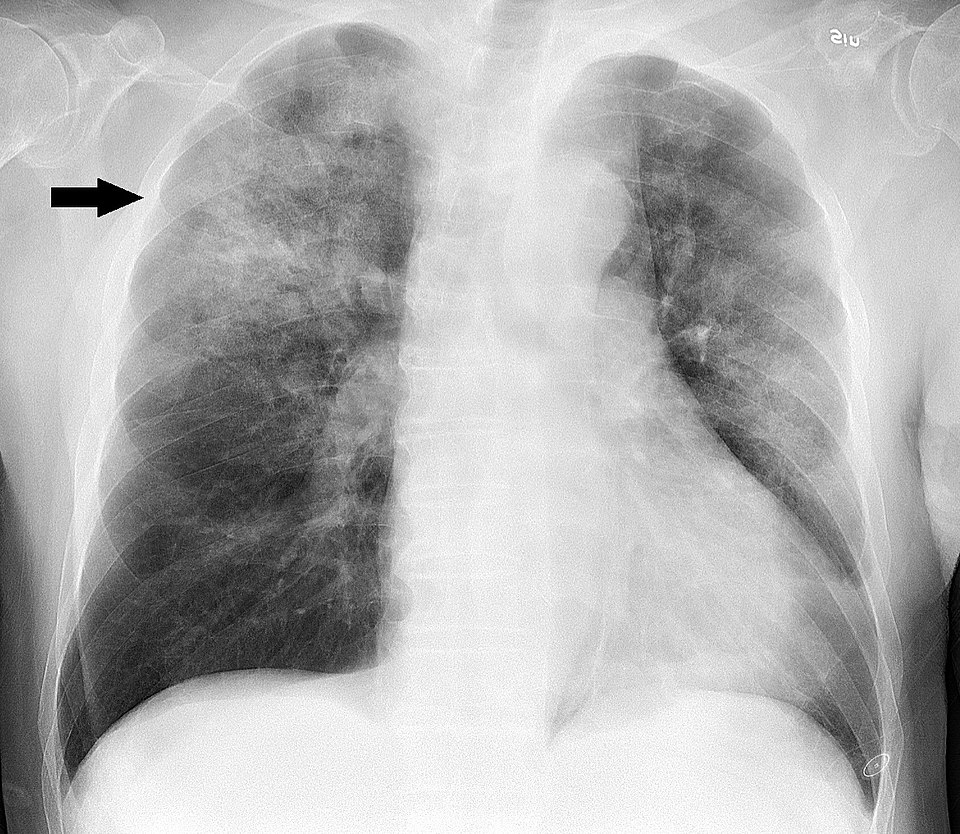
#> input picture data/Prueba.jpg, 960 x 834 px
$ python -i preprocess_img.py   (imports and definitions only)
#> lines starting #> are read from the running program, lines starting #| are printed output that depends on the picture
#> further down, picture is the input picture: shape (834, 960, 3); min 0, max 255, mean 177
import cv2
import numpy as np

def preprocess(array):
    array = cv2.resize(array , (512 , 512))
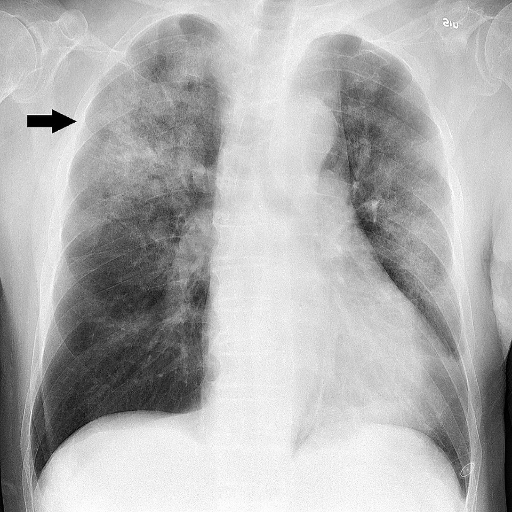
#> array: shape (512, 512, 3); min 0, max 255, mean 176.9
    array = cv2.cvtColor(array, cv2.COLOR_BGR2GRAY)
#> array: shape (512, 512)
    clahe = cv2.createCLAHE(clipLimit=2.0, tileGridSize=(4,4))
    array = clahe.apply(array)
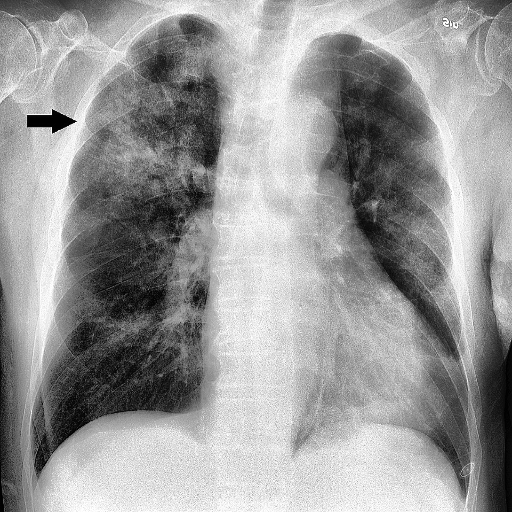
#> array: shape (512, 512); min 0, max 255, mean 152.7
    array = array/255
    array = np.expand_dims(array,axis=-1)
    array = np.expand_dims(array,axis=0)
    return array

>>> import cv2
>>> picture = cv2.imread('data/Prueba.jpg')
>>> result = preprocess(picture)
